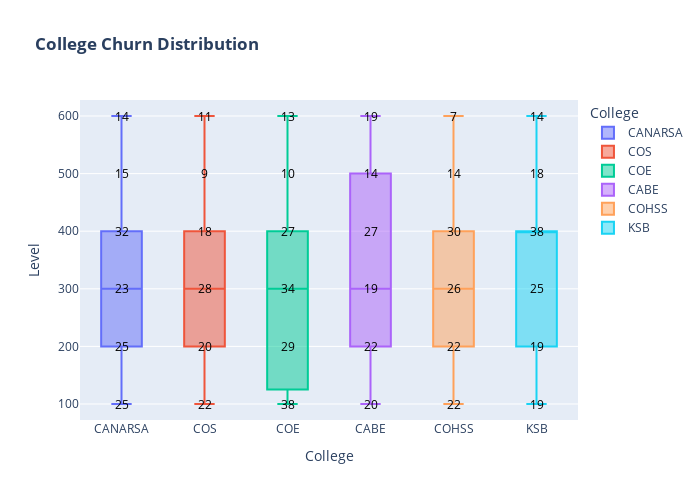

Write notebook code for a chart like this one.
### Markdown cell above
**Distribution By Colleges**

- College of Agriculture and Natural Resources: CANR  
- College of Science: COS  
- College of Engineering: COE  
- College of Art and Built Environment: CABE  
- College of Humanity and Social Science: COHSS  
- School of Business: KSB  
- College of Health Sciences: COH

### Code cell
# Boxplot

# Calculate the count of levels for each College
level_counts = data.groupby(['College', 'Level']).size().reset_index(name='Count')

# Create the grouped box plot
fig = px.box(data, x="College", y="Level", color="College", title="<b>College Churn Distribution</b>")

# Add annotations for level counts
for college, level, count in zip(level_counts['College'], level_counts['Level'], level_counts['Count']):
    fig.add_annotation(
        x=college,
        y=level,
        text=str(count),
        showarrow=False,
        font=dict(size=12, color='black')
    )
# Customize layout
fig.update_layout(width=700, height=500)
# Show the plot
fig.show()

# Histogram
# fig = px.histogram(data, x="College", color="Level", barmode="group", title="<b>College Churn distribution<b>")
# fig.update_layout(width=700, height=500, bargap=0.1)
# fig.show()

# Violin
# fig = px.violin(data, x="College", y="Level", box=True, points="all", title="<b>College Churn distribution<b>")
# fig.update_layout(width=700, height=500)
# fig.show()

### Figure 1 — Plotly figure (JSON) as saved in the notebook; plotly's stock layout.template omitted (floating-point values rounded to 4 significant figures; data arrays with more than 128 entries replaced by an {"elided": "..."} marker saying what was removed)
{"data": [{"alignmentgroup": "True", "hovertemplate": "College=%{x}<br>Level=%{y}<extra></extra>", "legendgroup": "CANARSA", "marker": {"color": "#636efa"}, "name": "CANARSA", "notched": false, "offsetgroup": "CANARSA", "orientation": "v", "showlegend": true, "type": "box", "x": {"elided": "134 str values"}, "x0": " ", "xaxis": "x", "y": {"elided": "134 int values"}, "y0": " ", "yaxis": "y"}, {"alignmentgroup": "True", "hovertemplate": "College=%{x}<br>Level=%{y}<extra></extra>", "legendgroup": "COS", "marker": {"color": "#EF553B"}, "name": "COS", "notched": false, "offsetgroup": "COS", "orientation": "v", "showlegend": true, "type": "box", "x": ["COS", "COS", "COS", "COS", "COS", "COS", "COS", "COS", "COS", "COS", "COS", "COS", "COS", "COS", "COS", "COS", "COS", "COS", "COS", "COS", "COS", "COS", "COS", "COS", "COS", "COS", "COS", "COS", "COS", "COS", "COS", "COS", "COS", "COS", "COS", "COS", "COS", "COS", "COS", "COS", "COS", "COS", "COS", "COS", "COS", "COS", "COS", "COS", "COS", "COS", "COS", "COS", "COS", "COS", "COS", "COS", "COS", "COS", "COS", "COS", "COS", "COS", "COS", "COS", "COS", "COS", "COS", "COS", "COS", "COS", "COS", "COS", "COS", "COS", "COS", "COS", "COS", "COS", "COS", "COS", "COS", "COS", "COS", "COS", "COS", "COS", "COS", "COS", "COS", "COS", "COS", "COS", "COS", "COS", "COS", "COS", "COS", "COS", "COS", "COS", "COS", "COS", "COS", "COS", "COS", "COS", "COS", "COS"], "x0": " ", "xaxis": "x", "y": [500, 200, 100, 600, 200, 600, 400, 300, 400, 300, 400, 100, 500, 100, 100, 300, 200, 300, 100, 200, 300, 200, 200, 200, 300, 200, 600, 200, 200, 500, 400, 300, 300, 400, 300, 400, 100, 400, 100, 600, 600, 100, 200, 400, 500, 300, 300, 300, 300, 200, 100, 400, 100, 100, 400, 400, 300, 300, 100, 100, 400, 200, 300, 600, 200, 100, 500, 100, 200, 400, 100, 300, 300, 400, 100, 200, 500, 300, 500, 100, 500, 300, 400, 200, 100, 500, 300, 600, 300, 300, 600, 600, 400, 200, 100, 200, 200, 400, 100, 100, 300, 300, 400, 300, 600, 300, 600, 300], "y0": " ", "yaxis": "y"}, {"alignmentgroup": "True", "hovertemplate": "College=%{x}<br>Level=%{y}<extra></extra>", "legendgroup": "COE", "marker": {"color": "#00cc96"}, "name": "COE", "notched": false, "offsetgroup": "COE", "orientation": "v", "showlegend": true, "type": "box", "x": {"elided": "151 str values"}, "x0": " ", "xaxis": "x", "y": {"elided": "151 int values"}, "y0": " ", "yaxis": "y"}, {"alignmentgroup": "True", "hovertemplate": "College=%{x}<br>Level=%{y}<extra></extra>", "legendgroup": "CABE", "marker": {"color": "#ab63fa"}, "name": "CABE", "notched": false, "offsetgroup": "CABE", "orientation": "v", "showlegend": true, "type": "box", "x": ["CABE", "CABE", "CABE", "CABE", "CABE", "CABE", "CABE", "CABE", "CABE", "CABE", "CABE", "CABE", "CABE", "CABE", "CABE", "CABE", "CABE", "CABE", "CABE", "CABE", "CABE", "CABE", "CABE", "CABE", "CABE", "CABE", "CABE", "CABE", "CABE", "CABE", "CABE", "CABE", "CABE", "CABE", "CABE", "CABE", "CABE", "CABE", "CABE", "CABE", "CABE", "CABE", "CABE", "CABE", "CABE", "CABE", "CABE", "CABE", "CABE", "CABE", "CABE", "CABE", "CABE", "CABE", "CABE", "CABE", "CABE", "CABE", "CABE", "CABE", "CABE", "CABE", "CABE", "CABE", "CABE", "CABE", "CABE", "CABE", "CABE", "CABE", "CABE", "CABE", "CABE", "CABE", "CABE", "CABE", "CABE", "CABE", "CABE", "CABE", "CABE", "CABE", "CABE", "CABE", "CABE", "CABE", "CABE", "CABE", "CABE", "CABE", "CABE", "CABE", "CABE", "CABE", "CABE", "CABE", "CABE", "CABE", "CABE", "CABE", "CABE", "CABE", "CABE", "CABE", "CABE", "CABE", "CABE", "CABE", "CABE", "CABE", "CABE", "CABE", "CABE", "CABE", "CABE", "CABE", "CABE", "CABE", "CABE", "CABE", "CABE"], "x0": " ", "xaxis": "x", "y": [400, 200, 300, 100, 300, 400, 200, 200, 200, 400, 400, 600, 300, 100, 200, 600, 600, 600, 300, 600, 500, 400, 200, 400, 400, 100, 400, 200, 200, 300, 400, 400, 100, 200, 600, 300, 300, 400, 600, 500, 500, 200, 100, 200, 400, 300, 200, 100, 300, 600, 300, 400, 600, 400, 200, 100, 200, 200, 400, 100, 100, 200, 500, 400, 300, 600, 200, 400, 400, 500, 600, 200, 100, 300, 100, 100, 400, 300, 400, 500, 600, 500, 200, 200, 600, 100, 600, 300, 300, 500, 400, 500, 400, 500, 400, 200, 100, 600, 300, 100, 100, 600, 400, 500, 500, 100, 300, 400, 300, 100, 500, 600, 200, 100, 400, 600, 600, 400, 500, 100, 300], "y0": " ", "yaxis": "y"}, {"alignmentgroup": "True", "hovertemplate": "College=%{x}<br>Level=%{y}<extra></extra>", "legendgroup": "COHSS", "marker": {"color": "#FFA15A"}, "name": "COHSS", "notched": false, "offsetgroup": "COHSS", "orientation": "v", "showlegend": true, "type": "box", "x": ["COHSS", "COHSS", "COHSS", "COHSS", "COHSS", "COHSS", "COHSS", "COHSS", "COHSS", "COHSS", "COHSS", "COHSS", "COHSS", "COHSS", "COHSS", "COHSS", "COHSS", "COHSS", "COHSS", "COHSS", "COHSS", "COHSS", "COHSS", "COHSS", "COHSS", "COHSS", "COHSS", "COHSS", "COHSS", "COHSS", "COHSS", "COHSS", "COHSS", "COHSS", "COHSS", "COHSS", "COHSS", "COHSS", "COHSS", "COHSS", "COHSS", "COHSS", "COHSS", "COHSS", "COHSS", "COHSS", "COHSS", "COHSS", "COHSS", "COHSS", "COHSS", "COHSS", "COHSS", "COHSS", "COHSS", "COHSS", "COHSS", "COHSS", "COHSS", "COHSS", "COHSS", "COHSS", "COHSS", "COHSS", "COHSS", "COHSS", "COHSS", "COHSS", "COHSS", "COHSS", "COHSS", "COHSS", "COHSS", "COHSS", "COHSS", "COHSS", "COHSS", "COHSS", "COHSS", "COHSS", "COHSS", "COHSS", "COHSS", "COHSS", "COHSS", "COHSS", "COHSS", "COHSS", "COHSS", "COHSS", "COHSS", "COHSS", "COHSS", "COHSS", "COHSS", "COHSS", "COHSS", "COHSS", "COHSS", "COHSS", "COHSS", "COHSS", "COHSS", "COHSS", "COHSS", "COHSS", "COHSS", "COHSS", "COHSS", "COHSS", "COHSS", "COHSS", "COHSS", "COHSS", "COHSS", "COHSS", "COHSS", "COHSS", "COHSS", "COHSS", "COHSS"], "x0": " ", "xaxis": "x", "y": [200, 100, 100, 300, 400, 200, 200, 100, 400, 200, 400, 200, 600, 300, 400, 400, 300, 400, 200, 500, 200, 400, 200, 400, 400, 400, 200, 400, 100, 300, 500, 300, 400, 600, 300, 300, 400, 200, 400, 500, 500, 300, 100, 300, 500, 100, 300, 400, 500, 200, 500, 400, 500, 400, 500, 100, 300, 200, 500, 200, 100, 400, 500, 300, 300, 400, 100, 400, 100, 100, 300, 100, 100, 300, 200, 300, 400, 400, 100, 600, 100, 200, 300, 500, 600, 300, 100, 500, 400, 500, 300, 100, 400, 100, 600, 400, 300, 200, 200, 100, 200, 400, 300, 400, 400, 300, 300, 300, 100, 600, 200, 200, 300, 300, 100, 400, 200, 200, 400, 100, 600], "y0": " ", "yaxis": "y"}, {"alignmentgroup": "True", "hovertemplate": "College=%{x}<br>Level=%{y}<extra></extra>", "legendgroup": "KSB", "marker": {"color": "#19d3f3"}, "name": "KSB", "notched": false, "offsetgroup": "KSB", "orientation": "v", "showlegend": true, "type": "box", "x": {"elided": "133 str values"}, "x0": " ", "xaxis": "x", "y": {"elided": "133 int values"}, "y0": " ", "yaxis": "y"}], "layout": {"annotations": [{"font": {"color": "black", "size": 12}, "showarrow": false, "text": "20", "x": "CABE", "y": 100}, {"font": {"color": "black", "size": 12}, "showarrow": false, "text": "22", "x": "CABE", "y": 200}, {"font": {"color": "black", "size": 12}, "showarrow": false, "text": "19", "x": "CABE", "y": 300}, {"font": {"color": "black", "size": 12}, "showarrow": false, "text": "27", "x": "CABE", "y": 400}, {"font": {"color": "black", "size": 12}, "showarrow": false, "text": "14", "x": "CABE", "y": 500}, {"font": {"color": "black", "size": 12}, "showarrow": false, "text": "19", "x": "CABE", "y": 600}, {"font": {"color": "black", "size": 12}, "showarrow": false, "text": "25", "x": "CANARSA", "y": 100}, {"font": {"color": "black", "size": 12}, "showarrow": false, "text": "25", "x": "CANARSA", "y": 200}, {"font": {"color": "black", "size": 12}, "showarrow": false, "text": "23", "x": "CANARSA", "y": 300}, {"font": {"color": "black", "size": 12}, "showarrow": false, "text": "32", "x": "CANARSA", "y": 400}, {"font": {"color": "black", "size": 12}, "showarrow": false, "text": "15", "x": "CANARSA", "y": 500}, {"font": {"color": "black", "size": 12}, "showarrow": false, "text": "14", "x": "CANARSA", "y": 600}, {"font": {"color": "black", "size": 12}, "showarrow": false, "text": "38", "x": "COE", "y": 100}, {"font": {"color": "black", "size": 12}, "showarrow": false, "text": "29", "x": "COE", "y": 200}, {"font": {"color": "black", "size": 12}, "showarrow": false, "text": "34", "x": "COE", "y": 300}, {"font": {"color": "black", "size": 12}, "showarrow": false, "text": "27", "x": "COE", "y": 400}, {"font": {"color": "black", "size": 12}, "showarrow": false, "text": "10", "x": "COE", "y": 500}, {"font": {"color": "black", "size": 12}, "showarrow": false, "text": "13", "x": "COE", "y": 600}, {"font": {"color": "black", "size": 12}, "showarrow": false, "text": "22", "x": "COHSS", "y": 100}, {"font": {"color": "black", "size": 12}, "showarrow": false, "text": "22", "x": "COHSS", "y": 200}, {"font": {"color": "black", "size": 12}, "showarrow": false, "text": "26", "x": "COHSS", "y": 300}, {"font": {"color": "black", "size": 12}, "showarrow": false, "text": "30", "x": "COHSS", "y": 400}, {"font": {"color": "black", "size": 12}, "showarrow": false, "text": "14", "x": "COHSS", "y": 500}, {"font": {"color": "black", "size": 12}, "showarrow": false, "text": "7", "x": "COHSS", "y": 600}, {"font": {"color": "black", "size": 12}, "showarrow": false, "text": "22", "x": "COS", "y": 100}, {"font": {"color": "black", "size": 12}, "showarrow": false, "text": "20", "x": "COS", "y": 200}, {"font": {"color": "black", "size": 12}, "showarrow": false, "text": "28", "x": "COS", "y": 300}, {"font": {"color": "black", "size": 12}, "showarrow": false, "text": "18", "x": "COS", "y": 400}, {"font": {"color": "black", "size": 12}, "showarrow": false, "text": "9", "x": "COS", "y": 500}, {"font": {"color": "black", "size": 12}, "showarrow": false, "text": "11", "x": "COS", "y": 600}, {"font": {"color": "black", "size": 12}, "showarrow": false, "text": "19", "x": "KSB", "y": 100}, {"font": {"color": "black", "size": 12}, "showarrow": false, "text": "19", "x": "KSB", "y": 200}, {"font": {"color": "black", "size": 12}, "showarrow": false, "text": "25", "x": "KSB", "y": 300}, {"font": {"color": "black", "size": 12}, "showarrow": false, "text": "38", "x": "KSB", "y": 400}, {"font": {"color": "black", "size": 12}, "showarrow": false, "text": "18", "x": "KSB", "y": 500}, {"font": {"color": "black", "size": 12}, "showarrow": false, "text": "14", "x": "KSB", "y": 600}], "boxmode": "overlay", "height": 500, "legend": {"title": {"text": "College"}, "tracegroupgap": 0}, "title": {"text": "<b>College Churn Distribution</b>"}, "width": 700, "xaxis": {"anchor": "y", "categoryarray": ["CANARSA", "COS", "COE", "CABE", "COHSS", "KSB"], "categoryorder": "array", "domain": [0, 1], "title": {"text": "College"}}, "yaxis": {"anchor": "x", "domain": [0, 1], "title": {"text": "Level"}}}}
